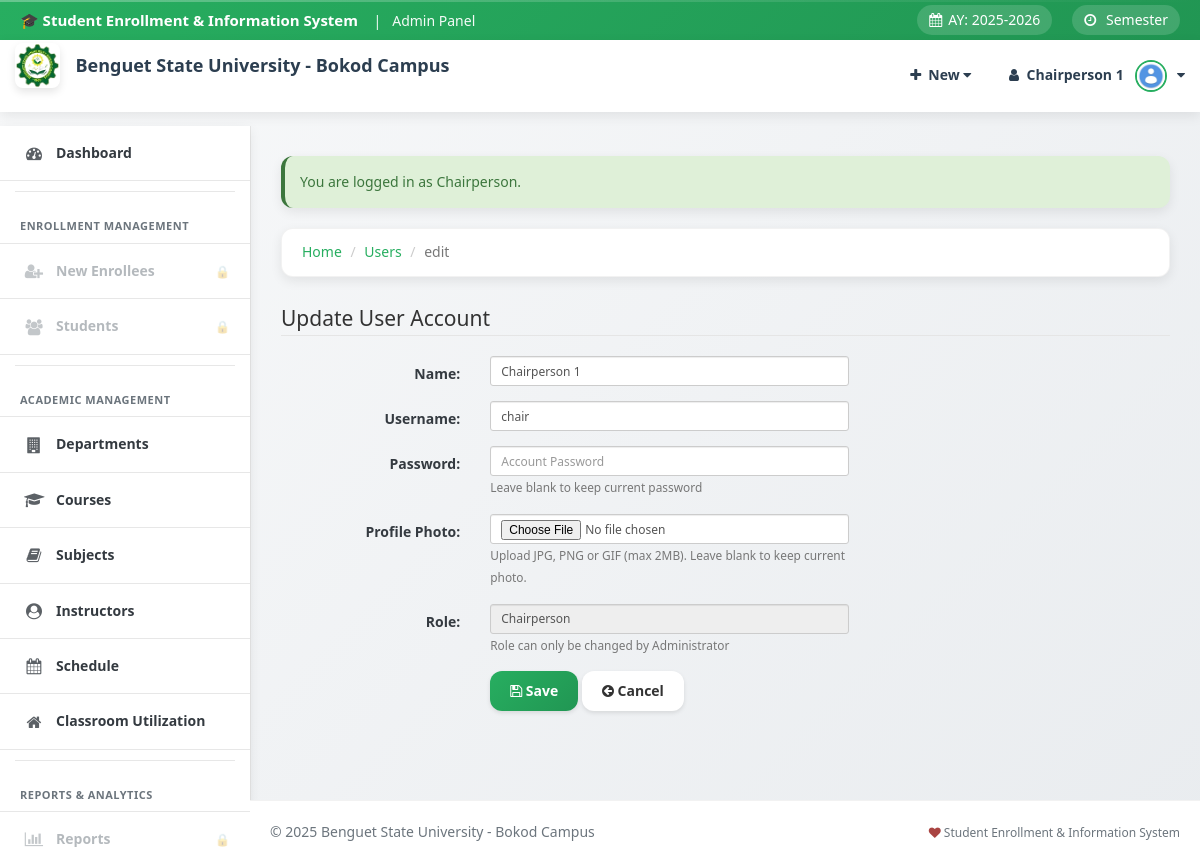
Screenshot of /admin/user/index.php?view=edit&id=3 (signed in) with the database file from the repository.
### tables this page shows
CREATE TABLE `useraccounts` (
  `ACCOUNT_ID` int(11) NOT NULL AUTO_INCREMENT,
  `ACCOUNT_NAME` varchar(255) NOT NULL,
  `ACCOUNT_USERNAME` varchar(255) NOT NULL,
  `ACCOUNT_PASSWORD` text NOT NULL,
  `ACCOUNT_TYPE` enum('Administrator','Registrar','Chairperson','Other') NOT NULL,
  `EMPID` int(11) NOT NULL,
  `USERIMAGE` varchar(255) NOT NULL,
  PRIMARY KEY (`ACCOUNT_ID`),
  UNIQUE KEY `ACCOUNT_USERNAME` (`ACCOUNT_USERNAME`)
);

### admin/user/index.php (called while the page is built, shortened)
<?php
require_once ("../theme/templates.php");
?>

### include/database.php (called while the page is built, shortened)
<?php
class Database {
	var $sql_string = '';
	public $conn;
	public function open_connection() {
		$this->conn = mysqli_connect(server,user,pass);
		if(!$this->conn){
			echo "Problem in database connection! Contact administrator!";
			exit();
		}else{
			$db_select = mysqli_select_db($this->conn,database_name);
		}
	}
	function setQuery($sql='') {
		$this->sql_string=$sql;
	}
	function executeQuery() {
		$result = mysqli_query($this->conn,$this->sql_string);
		return $result;
	}
	private function confirm_query($result) {
		return $result;
	}
	function loadSingleResult() {
		$cur = $this->executeQuery();
		while ($row = mysqli_fetch_object($cur)) {
		return $data = $row;
		}
	}
}
$mydb = new Database();
?>

### include/accounts.php (called while the page is built, shortened)
<?php
require_once(LIB_PATH.DS.'database.php');
class User {
	protected static  $tblname = "useraccounts";
	function single_user($id=""){
			global $mydb;
			$mydb->setQuery("SELECT * FROM ".self::$tblname."
				Where ACCOUNT_ID= '{$id}' LIMIT 1");
			$cur = $mydb->loadSingleResult();
			return $cur;
	}
}
?>

### admin/user/edit.php (the view, shortened to what this page needs)
<?php
@$USERID = $_GET['id'];
$user = New User();
$singleuser = $user->single_user($USERID);
?>
<form class="form-horizontal span6" action="controller.php?action=edit" method="POST" enctype="multipart/form-data">
    <fieldset>
        <legend>Update User Account</legend>
        <div class="form-group">
            <div class="col-md-8">
                <label class="col-md-4 control-label" for="U_NAME">Name:</label>
                <div class="col-md-8">
                    <input class="form-control input-sm" id="U_NAME" name="U_NAME" placeholder="Account Name" type="text" value="<?php echo $singleuser->ACCOUNT_NAME; ?>">
                </div>
            </div>
        </div>
        <div class="form-group">
            <div class="col-md-8">
                <label class="col-md-4 control-label" for="U_USERNAME">Username:</label>
                <div class="col-md-8">
                    <input class="form-control input-sm" id="U_USERNAME" name="U_USERNAME" placeholder="Username" type="text" value="<?php echo $singleuser->ACCOUNT_USERNAME; ?>">
                </div>
            </div>
        </div>
        <div class="form-group">
            <div class="col-md-8">
                <label class="col-md-4 control-label" for="U_PASS">Password:</label>
                <div class="col-md-8">
                    <input class="form-control input-sm" id="U_PASS" name="U_PASS" placeholder="Account Password" type="Password" value="">
                    <small class="text-muted">Leave blank to keep current password</small>
                </div>
            </div>
        </div>
        <div class="form-group">
            <div class="col-md-8">
                <label class="col-md-4 control-label" for="image">Profile Photo:</label>
                <div class="col-md-8">
                    <input name="image" type="file" class="form-control input-sm" accept="image/*">
                    <small class="text-muted">Upload JPG, PNG or GIF (max 2MB). Leave blank to keep current photo.</small>
                </div>
            </div>
        </div>
        <?php if ($_SESSION['ACCOUNT_TYPE'] == 'Registrar'): ?>
            <div class="form-group">
                <div class="col-md-8">
                    <label class="col-md-4 control-label" for="U_ROLE">Role:</label>
                    <div class="col-md-8">
                        <select class="form-control input-sm" name="U_ROLE" id="U_ROLE" onchange="toggleDepartmentField()">
                            <option value="Registrar" <?php echo ($singleuser->ACCOUNT_TYPE=='Registrar') ? 'selected="true"': '' ; ?>>Registrar</option>
                            <option value="Chairperson" <?php echo ($singleuser->ACCOUNT_TYPE=='Chairperson') ? 'selected="true"': '' ; ?>>Chairperson</option>
                            <option value="Instructor" <?php echo ($singleuser->ACCOUNT_TYPE=='Instructor') ? 'selected="true"': '' ; ?>>Instructor</option>
                        </select>
                    </div>
                </div>
            </div>
        <?php else: ?>
            <div class="form-group">
                <div class="col-md-8">
                    <label class="col-md-4 control-label" for="U_ROLE">Role:</label>
                    <div class="col-md-8">
                        <input type="text" class="form-control input-sm" value="<?php echo $singleuser->ACCOUNT_TYPE; ?>" readonly>
                        <small class="text-muted">Role can only be changed by Administrator</small>
                    </div>
                </div>
            </div>
        <?php endif; ?>
        <div class="form-group">
            <div class="col-md-8">
                <label class="col-md-4 control-label" for="idno"></label>
                <div class="col-md-8">
                    <button class="btn btn-primary" name="save" type="submit">
                        <span class="fa fa-save fw-fa"></span> Save
                    </button>
                    <a href="index.php" class="btn btn-default">
                        <span class="fa fa-arrow-circle-left fw-fa"></span> Cancel
                    </a>
                </div>
            </div>
        </div>
    </fieldset>
</form>

### admin/css/sb-admin-2.css (style rules this page uses)
body { background-color: #f8f8f8; }

### admin/theme/templates.php (style rules this page uses)
:root { --primary: #2c3e50; --secondary: #34495e; --accent: #27ae60; --accent-dark: #219653; --accent-light: #2ecc71; --warning: #e67e22; --danger: #e74c3c; --info: #3498db; --muted: #6c757d; --light: #f8f9fa; --dark: #343a40; --radius: 12px; --shadow: 0 4px 12px rgba(0,0,0,0.08); --shadow-lg: 0 8px 24px rgba(0,0,0,0.12); --transition: all 0.3s ease; }
body { background: linear-gradient(135deg, #f8f9fa 0%, #e9ecef 100%); color: var(--dark); font-family: 'Segoe UI', Tahoma, Geneva, Verdana, sans-serif; line-height: 1.6; margin: 0; padding: 0; }
.btn { border: none; border-radius: var(--radius); font-weight: 600; padding: 10px 20px; transition: var(--transition); box-shadow: 0 2px 4px rgba(0,0,0,0.1); }
.btn-primary { background: linear-gradient(135deg, var(--accent), var(--accent-dark)); }

### rows the page displays
useraccounts: U_NAME "Chairperson 1", U_USERNAME "chair", ACCOUNT_TYPE "Chairperson"

### other values shown
$_SESSION['SY'] "2025-2026"
$accountName "Chairperson 1"
$_SESSION['message'] "You are logged in as Chairperson."
$title "Users"
$header "edit"
